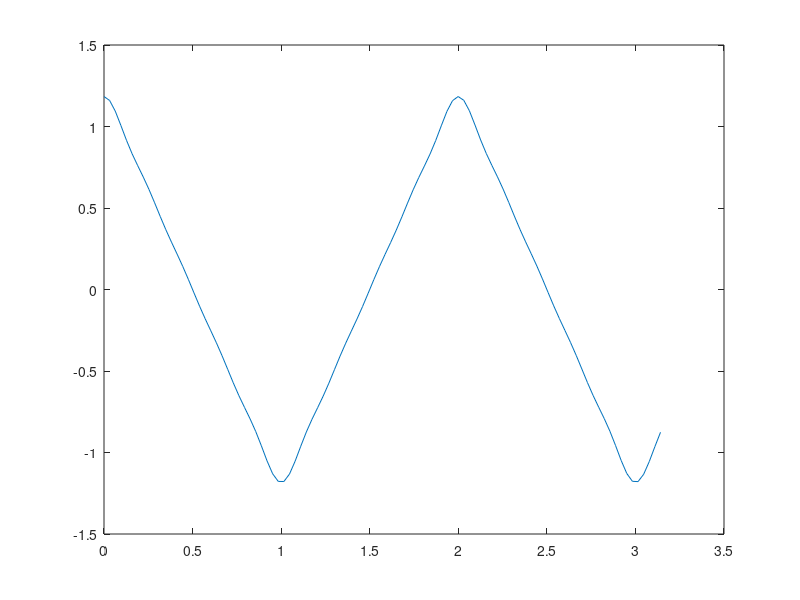

Source code (MATLAB):
clc;clear;close all
c = 0;
terms = [5];

t = linspace(0,pi);
x = zeros(length(terms),100);
for m = terms
    c = c+1;
      n = (1:2:2*m-1);
      for k=n
          x(c,:) = x(c,:)+cos(k.*pi.*t)./k.^2;
      end
end
   plot(t,x)